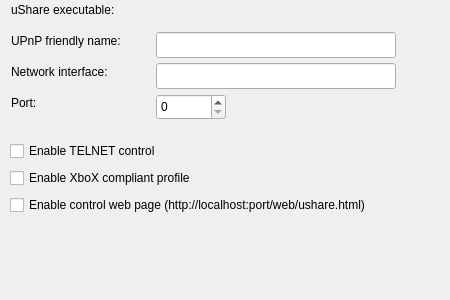
<?xml version="1.0" encoding="UTF-8"?>
<ui version="4.0">
 <class>ConfigDialog</class>
 <widget class="QWidget" name="ConfigDialog">
  <property name="geometry">
   <rect>
    <x>0</x>
    <y>0</y>
    <width>450</width>
    <height>300</height>
   </rect>
  </property>
  <property name="minimumSize">
   <size>
    <width>450</width>
    <height>300</height>
   </size>
  </property>
  <property name="windowTitle">
   <string>Form</string>
  </property>
  <widget class="QWidget" name="verticalLayoutWidget">
   <property name="geometry">
    <rect>
     <x>10</x>
     <y>140</y>
     <width>441</width>
     <height>79</height>
    </rect>
   </property>
   <layout class="QVBoxLayout" name="verticalLayout">
    <item>
     <widget class="QCheckBox" name="enableTelnetControlCheckBox">
      <property name="text">
       <string>Enable TELNET control</string>
      </property>
     </widget>
    </item>
    <item>
     <widget class="QCheckBox" name="enableXboxCompliantProfileCheckBox">
      <property name="text">
       <string>Enable XboX compliant profile</string>
      </property>
     </widget>
    </item>
    <item>
     <widget class="QCheckBox" name="enableWebPageControlCheckBox">
      <property name="text">
       <string>Enable control web page (http://localhost:port/web/ushare.html)</string>
      </property>
     </widget>
    </item>
   </layout>
  </widget>
  <widget class="QLabel" name="friendlyNameLabel">
   <property name="geometry">
    <rect>
     <x>11</x>
     <y>32</y>
     <width>141</width>
     <height>17</height>
    </rect>
   </property>
   <property name="text">
    <string>UPnP friendly name:</string>
   </property>
  </widget>
  <widget class="QLabel" name="portLabel">
   <property name="geometry">
    <rect>
     <x>11</x>
     <y>94</y>
     <width>31</width>
     <height>17</height>
    </rect>
   </property>
   <property name="text">
    <string>Port:</string>
   </property>
  </widget>
  <widget class="QLabel" name="networkInterfaceLabel">
   <property name="geometry">
    <rect>
     <x>11</x>
     <y>63</y>
     <width>117</width>
     <height>17</height>
    </rect>
   </property>
   <property name="text">
    <string>Network interface:</string>
   </property>
   <property name="scaledContents">
    <bool>false</bool>
   </property>
   <property name="wordWrap">
    <bool>false</bool>
   </property>
  </widget>
  <widget class="QSpinBox" name="portSpinBox">
   <property name="geometry">
    <rect>
     <x>156</x>
     <y>94</y>
     <width>70</width>
     <height>26</height>
    </rect>
   </property>
   <property name="maximum">
    <number>65535</number>
   </property>
  </widget>
  <widget class="QLineEdit" name="networkInterfaceLineEdit">
   <property name="geometry">
    <rect>
     <x>156</x>
     <y>63</y>
     <width>240</width>
     <height>26</height>
    </rect>
   </property>
  </widget>
  <widget class="QLabel" name="ushareExecutableLabel">
   <property name="geometry">
    <rect>
     <x>11</x>
     <y>1</y>
     <width>123</width>
     <height>17</height>
    </rect>
   </property>
   <property name="text">
    <string>uShare executable:</string>
   </property>
  </widget>
  <widget class="QLineEdit" name="friendlyNameLineEdit">
   <property name="geometry">
    <rect>
     <x>156</x>
     <y>32</y>
     <width>240</width>
     <height>26</height>
    </rect>
   </property>
  </widget>
  <widget class="KUrlRequester" name="ushareExecutableKurlrequester">
   <property name="geometry">
    <rect>
     <x>156</x>
     <y>0</y>
     <width>270</width>
     <height>27</height>
    </rect>
   </property>
  </widget>
 </widget>
 <customwidgets>
  <customwidget>
   <class>KUrlRequester</class>
   <extends>QFrame</extends>
   <header>kurlrequester.h</header>
  </customwidget>
 </customwidgets>
 <tabstops>
  <tabstop>ushareExecutableKurlrequester</tabstop>
  <tabstop>friendlyNameLineEdit</tabstop>
  <tabstop>networkInterfaceLineEdit</tabstop>
  <tabstop>portSpinBox</tabstop>
  <tabstop>enableTelnetControlCheckBox</tabstop>
  <tabstop>enableXboxCompliantProfileCheckBox</tabstop>
  <tabstop>enableWebPageControlCheckBox</tabstop>
 </tabstops>
 <resources/>
 <connections/>
</ui>
